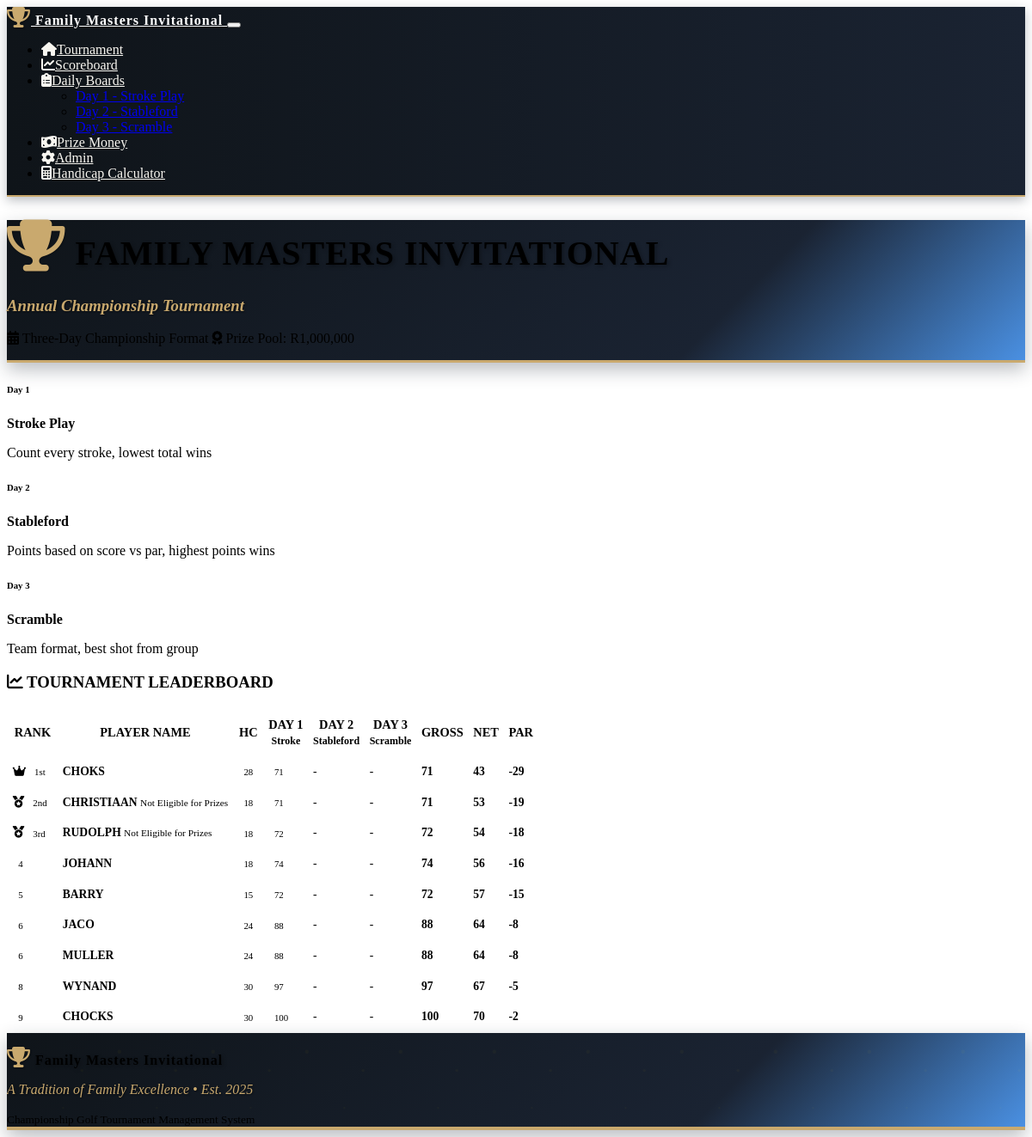
The app's page /scoreboard with its own data.
### models.py (models this page shows)
class Round(db.Model):
    id = db.Column(db.Integer, primary_key=True)
    tournament_id = db.Column(db.Integer, db.ForeignKey('tournament.id'), nullable=False)
    day = db.Column(db.Integer, nullable=False)  # 1, 2, or 3
    format = db.Column(db.String(50), nullable=False)  # 'stroke_play', 'stableford', 'scramble'
    date = db.Column(db.Date, nullable=False)
    completed = db.Column(db.Boolean, default=False)
    scores = db.relationship('Score', backref='round', lazy=True)

class Player(db.Model):
    id = db.Column(db.Integer, primary_key=True)
    name = db.Column(db.String(100), nullable=False)
    tournament_id = db.Column(db.Integer, db.ForeignKey('tournament.id'), nullable=False)
    handicap = db.Column(db.Integer, default=0)
    prize_eligible = db.Column(db.Boolean, default=True)  # New field for prize eligibility
    created_at = db.Column(db.DateTime, default=datetime.utcnow)
    scores = db.relationship('Score', backref='player', lazy=True)

### routes.py (the view)
@app.route('/scoreboard')
def scoreboard():
    tournament = Tournament.query.first()
    if not tournament:
        return redirect(url_for('player_setup'))
    leaderboard = calculate_leaderboard(tournament.id)
    rounds = Round.query.filter_by(tournament_id=tournament.id).order_by(Round.day).all()
    return render_template('scoreboard.html',
                         tournament=tournament,
                         leaderboard=leaderboard,
                         rounds=rounds,
                         tournament_formats=TOURNAMENT_FORMATS)

### models.py (called while the page is built)
    def get_net_score(self):
        if self.total_strokes:
            return self.total_strokes - self.player.handicap
        return None

### templates/scoreboard.html (shortened to what this page needs)
{% extends "base.html" %}
{% block content %}
<div class="container-fluid">
    <div class="row mb-3">
        <div class="col-12">
            <div class="card scoreboard-header">
                <div class="card-body text-center py-3 position-relative">
                    <h1 class="display-4 text-white mb-2 tournament-logo">
                        <i class="fas fa-trophy me-2 trophy-icon"></i>
                        FAMILY MASTERS INVITATIONAL
                    </h1>
                    <h3 class="tournament-tagline mb-2">Annual Championship Tournament</h3>
                    <div class="row justify-content-center">
                        <div class="col-md-10">
                            <p class="text-white mb-1">
                                <i class="fas fa-calendar-alt me-2"></i>
                                Three-Day Championship Format
                                <span class="ms-4">
                                    <i class="fas fa-award me-2"></i>
                                    Prize Pool: R{{ "{:,}".format(1000000) }}
                                </span>
                            </p>
                        </div>
                    </div>
                </div>
            </div>
        </div>
    </div>
    <div class="row mb-3">
        <div class="col-12">
            <div class="card">
                <div class="card-body py-2">
                    <div class="row text-center">
                        {% for day, format_info in tournament_formats.items() %}
                        <div class="col-md-4">
                            <h6 class="text-primary mb-1">Day {{ day }}</h6>
                            <p class="mb-1"><strong>{{ format_info.name }}</strong></p>
                            <p class="text-muted small mb-0">{{ format_info.description }}</p>
                        </div>
                        {% endfor %}
                    </div>
                </div>
            </div>
        </div>
    </div>
    <div class="row">
        <div class="col-12">
            <div class="card">
                <div class="card-header">
                    <h3 class="mb-0 text-center">
                        <i class="fas fa-chart-line me-2"></i>
                        TOURNAMENT LEADERBOARD
                    </h3>
                </div>
                <div class="card-body p-0">
                    <div class="table-responsive">
                        <table class="table table-striped scoreboard-table mb-0">
                            <thead class="table-dark">
                                <tr>
                                    <th class="text-center py-2">RANK</th>
                                    <th class="py-2">PLAYER NAME</th>
                                    <th class="text-center py-2">HC</th>
                                    <th class="text-center py-2">DAY 1<br><small>Stroke</small></th>
                                    <th class="text-center py-2">DAY 2<br><small>Stableford</small></th>
                                    <th class="text-center py-2">DAY 3<br><small>Scramble</small></th>
                                    <th class="text-center py-2">GROSS</th>
                                    <th class="text-center py-2">NET</th>
                                    <th class="text-center py-2">PAR</th>
                                </tr>
                            </thead>
                            <tbody>
                                {% for player_data in leaderboard %}
                                <tr class="{% if player_data.rank <= 3 %}table-warning{% endif %}">
                                    <td class="text-center py-2">
                                        {% if player_data.rank == 1 %}
                                            <i class="fas fa-crown text-warning me-1"></i>
                                            <span class="badge bg-warning text-dark">1st</span>
                                        {% elif player_data.rank == 2 %}
                                            <i class="fas fa-medal text-secondary me-1"></i>
                                            <span class="badge bg-secondary">2nd</span>
                                        {% elif player_data.rank == 3 %}
                                            <i class="fas fa-medal text-warning me-1"></i>
                                            <span class="badge bg-warning text-dark">3rd</span>
                                        {% else %}
                                            <span class="badge bg-primary">{{ player_data.rank }}</span>
                                        {% endif %}
                                    </td>
                                    <td class="py-2">
                                        <strong>{{ player_data.player.name.upper() }}</strong>
                                        {% if player_data.get('is_non_eligible', False) %}
                                            <small class="text-muted d-block">Not Eligible for Prizes</small>
                                        {% endif %}
                                    </td>
                                    <td class="text-center py-2">
                                        <span class="badge bg-secondary">{{ player_data.player.handicap or 0 }}</span>
                                    </td>
                                    <td class="text-center py-2">
                                        {% if player_data.day_scores[0] %}
                                            <span class="badge bg-info">{{ player_data.day_scores[0] }}</span>
                                        {% else %}
                                            <span class="text-muted">-</span>
                                        {% endif %}
                                    </td>
                                    <td class="text-center py-2">
                                        {% if player_data.day_scores[1] %}
                                            <span class="badge bg-success">{{ player_data.day_scores[1] }}pts</span>
                                        {% else %}
                                            <span class="text-muted">-</span>
                                        {% endif %}
                                    </td>
                                    <td class="text-center py-2">
                                        {% if player_data.day_scores[2] %}
                                            <span class="badge bg-primary">{{ player_data.day_scores[2] }}</span>
                                        {% else %}
                                            <span class="text-muted">-</span>
                                        {% endif %}
                                    </td>
                                    <td class="text-center py-2">
                                        {% if player_data.total_score > 0 %}
                                            <strong class="text-primary">{{ player_data.total_score }}</strong>
                                        {% else %}
                                            <span class="text-muted">-</span>
                                        {% endif %}
                                    </td>
                                    <td class="text-center py-2">
                                        {% if player_data.net_score %}
                                            <strong class="text-success">{{ player_data.net_score }}</strong>
                                        {% else %}
                                            <span class="text-muted">-</span>
                                        {% endif %}
                                    </td>
                                    <td class="text-center py-2">
                                        {% if player_data.par_score %}
                                            <strong class="{% if player_data.par_score == 'E' %}text-secondary{% elif player_data.par_score.startswith('+') %}text-danger{% else %}text-success{% endif %}">
                                                {{ player_data.par_score }}
                                            </strong>
                                        {% else %}
                                            <span class="text-muted">-</span>
                                        {% endif %}
                                    </td>
                                </tr>
                                {% endfor %}
                            </tbody>
                        </table>
                    </div>
                </div>
            </div>
        </div>
    </div>
</div>
{% endblock %}

### static/css/custom.css (style rules this page uses)
:root { --tournament-navy: #1a2332; --tournament-gold: #c9a96e; --tournament-white: #FFFFFF; --tournament-dark-navy: #0f1419; --tournament-accent-blue: #4a90e2; --tournament-cream: #f8f6f0; --tournament-silver: #8a9ba8; --tournament-shadow: rgba(26, 35, 50, 0.3); --tournament-green: #2d5a27; --tournament-light-green: #4a7c59; }
.tournament-logo { font-family: 'Georgia', serif; font-weight: bold; text-shadow: 2px 2px 4px rgba(0,0,0,0.3); letter-spacing: 1px; }
.tournament-tagline { font-family: 'Georgia', serif; font-style: italic; color: var(--tournament-gold); text-shadow: 1px 1px 2px rgba(0,0,0,0.5); }
.scoreboard-header { box-shadow: 0 8px 20px var(--tournament-shadow); background: linear-gradient(135deg, var(--tournament-dark-navy) 0%, var(--tournament-navy) 70%, var(--tournament-accent-blue) 100%); border-bottom: 3px solid var(--tournament-gold); }
.scoreboard-table { font-size: 1.1rem; }
.scoreboard-table th, .scoreboard-table td { vertical-align: middle; border-width: 2px; }
.scoreboard-table .badge { font-size: 0.9em; padding: 0.5em 0.75em; }
@media (min-width: 1200px) { .scoreboard-table { font-size: 1.1rem; } }
@media (min-width: 1200px) { .scoreboard-table th { font-size: 1rem; padding: 0.75rem 0.5rem; } }
@media (min-width: 1200px) { .scoreboard-table td { padding: 0.75rem 0.5rem; } }
@media (min-width: 1200px) { .display-4 { font-size: 2.5rem; } }
.scoreboard-table { font-size: 0.95rem; line-height: 1.3; }
.scoreboard-table th { font-weight: 600; white-space: nowrap; font-size: 0.9rem; }
.scoreboard-table td { white-space: nowrap; vertical-align: middle; }
.scoreboard-table .badge { font-size: 0.8em; padding: 0.35em 0.6em; }
@media (max-width: 1400px) { .scoreboard-table { font-size: 0.9rem; } }
@media (max-width: 1400px) { .scoreboard-table th, .scoreboard-table td { padding: 0.5rem 0.3rem; } }
@media (max-width: 1200px) { .scoreboard-table { font-size: 0.85rem; } }
.trophy-icon { color: var(--tournament-gold); text-shadow: 1px 1px 2px rgba(0,0,0,0.3); font-size: 1.5em; }

### records on screen
Round: day "2", name "Stableford", description "Points based on score vs par, highest points wins"
Round: day "3", name "Scramble", description "Team format, best shot from group"
Player: player.name "CHOKS", player "28"
Player: player.name "CHRISTIAAN", player "18"
Player: player.name "RUDOLPH", player "18"
Player: player.name "JOHANN", player "18"
Player: player.name "BARRY", player "15"
Player: player.name "JACO", player "24"
Player: player.name "MULLER", player "24"
Player: player.name "WYNAND", player "30"
Player: player.name "CHOCKS", player "30"

### other values on screen
{{ "{:,}".format(1000000) }} "1,000,000"
{{ day }} "1"
{{ player_data.day_scores[0] }} "71" "71" "72" "74" "72" "88" "88" "97" "100"
{{ player_data.total_score }} "71" "71" "72" "74" "72" "88" "88" "97" "100"
{{ player_data.net_score }} "43" "53" "54" "56" "57" "64" "64" "67" "70"
{{ player_data.par_score }} "-29" "-19" "-18" "-16" "-15" "-8" "-8" "-5" "-2"
{{ player_data.rank }} "4" "5" "6" "6" "8" "9"
